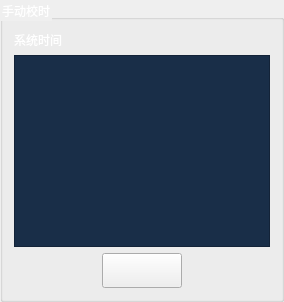
               <widget class="QGroupBox" name="groupBox_11">
                <property name="styleSheet">
                 <string notr="true">color: rgb(255, 255, 255);</string>
                </property>
                <property name="title">
                 <string>手动校时</string>
                </property>
                <layout class="QVBoxLayout" name="verticalLayout_17">
                 <item>
                  <widget class="QLabel" name="label_23">
                   <property name="text">
                    <string>系统时间</string>
                   </property>
                  </widget>
                 </item>
                 <item>
                  <widget class="QTableWidget" name="tableWidget_4">
                   <property name="styleSheet">
                    <string notr="true">background-color: rgb(25, 46, 72);</string>
                   </property>
                  </widget>
                 </item>
                 <item>
                  <layout class="QHBoxLayout" name="horizontalLayout_52">
                   <item>
                    <spacer name="horizontalSpacer_52">
                     <property name="orientation">
                      <enum>Qt::Horizontal</enum>
                     </property>
                     <property name="sizeHint" stdset="0">
                      <size>
                       <width>13</width>
                       <height>20</height>
                      </size>
                     </property>
                    </spacer>
                   </item>
                   <item>
                    <widget class="QPushButton" name="timeAdjustBtn">
                     <property name="minimumSize">
                      <size>
                       <width>80</width>
                       <height>35</height>
                      </size>
                     </property>
                     <property name="styleSheet">
                      <string notr="true">border-image: url(:/myimages/images/pbtntiming.png);</string>
                     </property>
                     <property name="text">
                      <string/>
                     </property>
                    </widget>
                   </item>
                   <item>
                    <spacer name="horizontalSpacer_53">
                     <property name="orientation">
                      <enum>Qt::Horizontal</enum>
                     </property>
                     <property name="sizeHint" stdset="0">
                      <size>
                       <width>13</width>
                       <height>20</height>
                      </size>
                     </property>
                    </spacer>
                   </item>
                  </layout>
                 </item>
                </layout>
               </widget>
